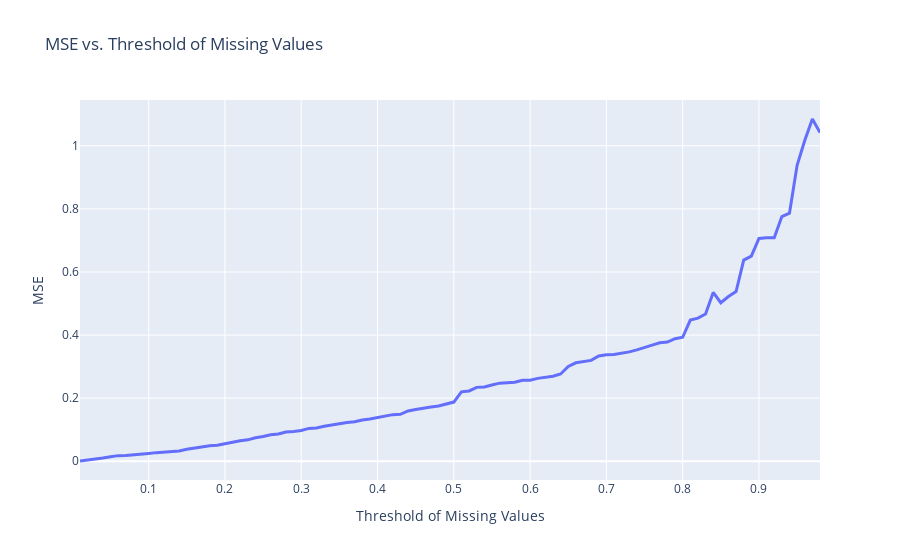

Notebook code for this chart:
### Code cell
threhold_delta = 0.01
threholds = np.arange(0.01, 0.99, threhold_delta)

mse_list = []

for threshold_missing in threholds:
    np.random.seed(42)
    gt_data, data, imputed_data = gen_imputer_data(
        data_dim, sample_size, threshold_missing, plot=False
    )
    mse = np.mean((gt_data - imputed_data) ** 2)
    mse_list.append(mse)

fig = go.Figure(
    go.Scatter(x=threholds, y=mse_list, mode="lines", name="MSE", line=dict(width=3))
)
fig.update_layout(
    title="MSE vs. Threshold of Missing Values",
    xaxis_title="Threshold of Missing Values",
    yaxis_title="MSE",
)
fig.show()
